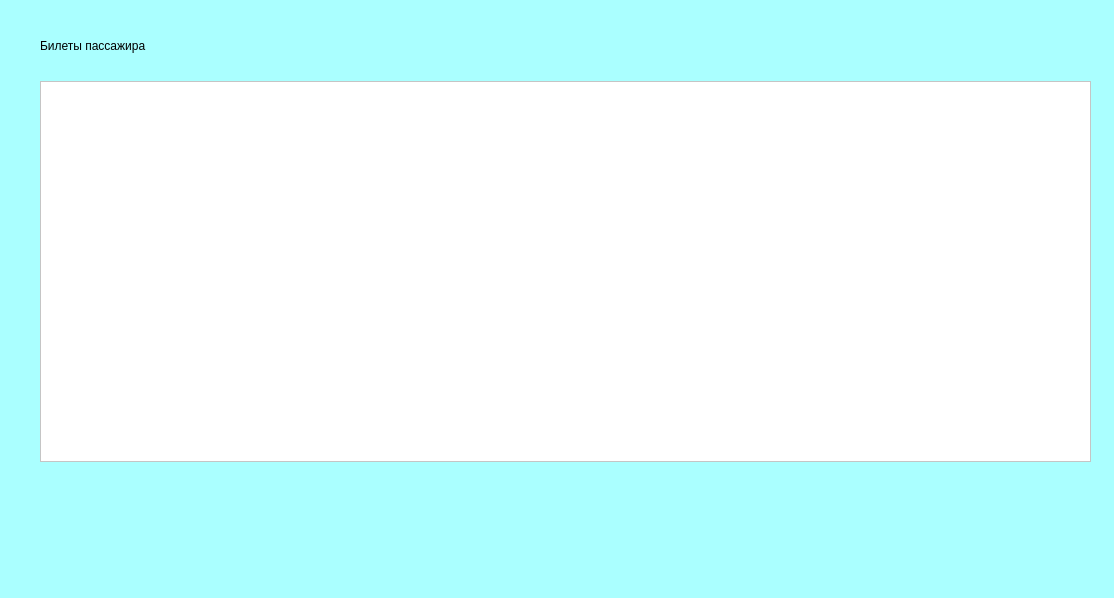
<?xml version="1.0" encoding="UTF-8"?>
<ui version="4.0">
 <class>Form</class>
 <widget class="QWidget" name="Form">
  <property name="geometry">
   <rect>
    <x>0</x>
    <y>0</y>
    <width>1114</width>
    <height>598</height>
   </rect>
  </property>
  <property name="windowTitle">
   <string>Form</string>
  </property>
  <property name="styleSheet">
   <string notr="true">background-color: rgb(170, 255, 255);</string>
  </property>
  <widget class="QLabel" name="label">
   <property name="geometry">
    <rect>
     <x>40</x>
     <y>30</y>
     <width>211</width>
     <height>31</height>
    </rect>
   </property>
   <property name="text">
    <string>Билеты пассажира</string>
   </property>
  </widget>
  <widget class="QTableWidget" name="tableWidget">
   <property name="geometry">
    <rect>
     <x>40</x>
     <y>81</y>
     <width>1051</width>
     <height>381</height>
    </rect>
   </property>
   <property name="styleSheet">
    <string notr="true">background-color: rgb(255, 255, 255);</string>
   </property>
  </widget>
 </widget>
 <resources/>
 <connections/>
</ui>
